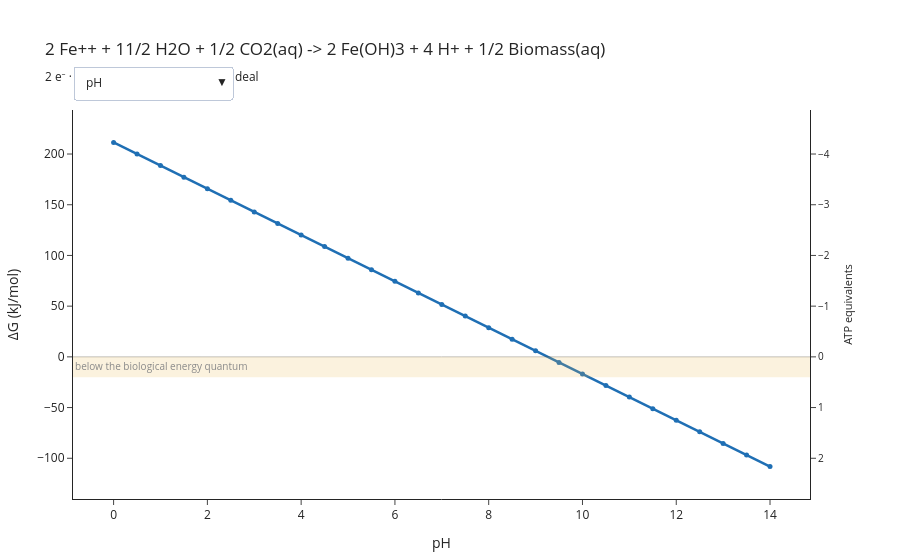

Notebook source saved alongside this figure:
### Code cell
figure = plot_energy_explorer(reaction, axes=axes)
figure.show()

### Figure 1 — Plotly figure (JSON) as saved in the notebook; plotly's stock layout.template omitted (floating-point values rounded to 4 significant figures)
{"data": [{"hovertemplate": "pH: %{x}<br>ΔG: %{y:.1f} kJ/mol<extra></extra>", "line": {"color": "#1F6FB4", "width": 2.5}, "marker": {"size": 5}, "mode": "lines+markers", "name": "pH", "type": "scatter", "visible": true, "x": [0.0, 0.5, 1.0, 1.5, 2.0, 2.5, 3.0, 3.5, 4.0, 4.5, 5.0, 5.5, 6.0, 6.5, 7.0, 7.5, 8.0, 8.5, 9.0, 9.5, 10.0, 10.5, 11.0, 11.5, 12.0, 12.5, 13.0, 13.5, 14.0], "y": [211.5, 200.0, 188.6, 177.2, 165.8, 154.4, 143.0, 131.5, 120.1, 108.7, 97.29, 85.87, 74.46, 63.04, 51.63, 40.21, 28.79, 17.38, 5.962, -5.454, -16.87, -28.29, -39.7, -51.12, -62.53, -73.95, -85.37, -96.78, -108.2]}, {"hovertemplate": "[Fe++] (molal): %{x}<br>ΔG: %{y:.1f} kJ/mol<extra></extra>", "line": {"color": "#1F6FB4", "width": 2.5}, "marker": {"size": 5}, "mode": "lines+markers", "name": "[Fe++] (molal)", "type": "scatter", "visible": false, "x": [1e-09, 4.642e-09, 2.154e-08, 1e-07, 4.642e-07, 2.154e-06, 1e-05, 4.642e-05, 0.0002154, 0.001, 0.004642, 0.02154, 0.1], "y": [154.4, 146.8, 139.1, 131.5, 123.9, 116.3, 108.7, 101.1, 93.48, 85.87, 78.26, 70.65, 63.04]}, {"hovertemplate": "[CO2(aq)] (molal): %{x}<br>ΔG: %{y:.1f} kJ/mol<extra></extra>", "line": {"color": "#1F6FB4", "width": 2.5}, "marker": {"size": 5}, "mode": "lines+markers", "name": "[CO2(aq)] (molal)", "type": "scatter", "visible": false, "x": [1e-09, 4.642e-09, 2.154e-08, 1e-07, 4.642e-07, 2.154e-06, 1e-05, 4.642e-05, 0.0002154, 0.001, 0.004642, 0.02154, 0.1], "y": [77.31, 75.41, 73.51, 71.6, 69.7, 67.8, 65.9, 63.99, 62.09, 60.19, 58.29, 56.38, 54.48]}, {"hovertemplate": "[Biomass(aq)] (molal): %{x}<br>ΔG: %{y:.1f} kJ/mol<extra></extra>", "line": {"color": "#1F6FB4", "width": 2.5}, "marker": {"size": 5}, "mode": "lines+markers", "name": "[Biomass(aq)] (molal)", "type": "scatter", "visible": false, "x": [1e-09, 4.642e-09, 2.154e-08, 1e-07, 4.642e-07, 2.154e-06, 1e-05, 4.642e-05, 0.0002154, 0.001, 0.004642, 0.02154, 0.1], "y": [25.94, 27.84, 29.75, 31.65, 33.55, 35.45, 37.36, 39.26, 41.16, 43.06, 44.97, 46.87, 48.77]}, {"hoverinfo": "skip", "marker": {"opacity": 0}, "mode": "markers", "showlegend": false, "type": "scatter", "x": [0.0], "y": [2.803], "yaxis": "y2"}], "layout": {"annotations": [{"font": {"color": "#8A8A8A", "size": 10}, "showarrow": false, "text": "below the biological energy quantum", "x": 0, "xanchor": "left", "xref": "x domain", "y": 0.0, "yanchor": "top", "yref": "y"}], "hovermode": "x unified", "margin": {"b": 60, "l": 70, "r": 90, "t": 110}, "shapes": [{"line": {"color": "#333333", "width": 1}, "type": "line", "x0": 0, "x1": 1, "xref": "x domain", "y0": 0.0, "y1": 0.0, "yref": "y"}, {"fillcolor": "#E8B84B", "line": {"width": 0}, "opacity": 0.18, "type": "rect", "x0": 0, "x1": 1, "xref": "x domain", "y0": -20.0, "y1": 0.0, "yref": "y"}], "showlegend": false, "title": {"text": "2 Fe++ + 11/2 H2O + 1/2 CO2(aq) -> 2 Fe(OH)3 + 4 H+ + 1/2 Biomass(aq)<br><sub>2 e⁻ · pH 7 · 25 °C · activity model: ideal</sub>"}, "updatemenus": [{"buttons": [{"args": [{"visible": [true, false, false, false]}, {"xaxis.title.text": "pH", "xaxis.type": "linear"}], "label": "pH", "method": "update"}, {"args": [{"visible": [false, true, false, false]}, {"xaxis.title.text": "[Fe++] (molal)", "xaxis.type": "log"}], "label": "[Fe++] (molal)", "method": "update"}, {"args": [{"visible": [false, false, true, false]}, {"xaxis.title.text": "[CO2(aq)] (molal)", "xaxis.type": "log"}], "label": "[CO2(aq)] (molal)", "method": "update"}, {"args": [{"visible": [false, false, false, true]}, {"xaxis.title.text": "[Biomass(aq)] (molal)", "xaxis.type": "log"}], "label": "[Biomass(aq)] (molal)", "method": "update"}], "direction": "down", "pad": {"r": 10, "t": 10}, "showactive": true, "x": 0.0, "xanchor": "left", "y": 1.14, "yanchor": "top"}], "xaxis": {"title": {"text": "pH"}, "type": "linear"}, "yaxis": {"range": [-140.2, 243.4], "title": {"text": "ΔG (kJ/mol)"}}, "yaxis2": {"overlaying": "y", "range": [2.803, -4.868], "showgrid": false, "side": "right", "tickfont": {"size": 10}, "title": {"font": {"size": 11}, "text": "ATP equivalents"}}}}
